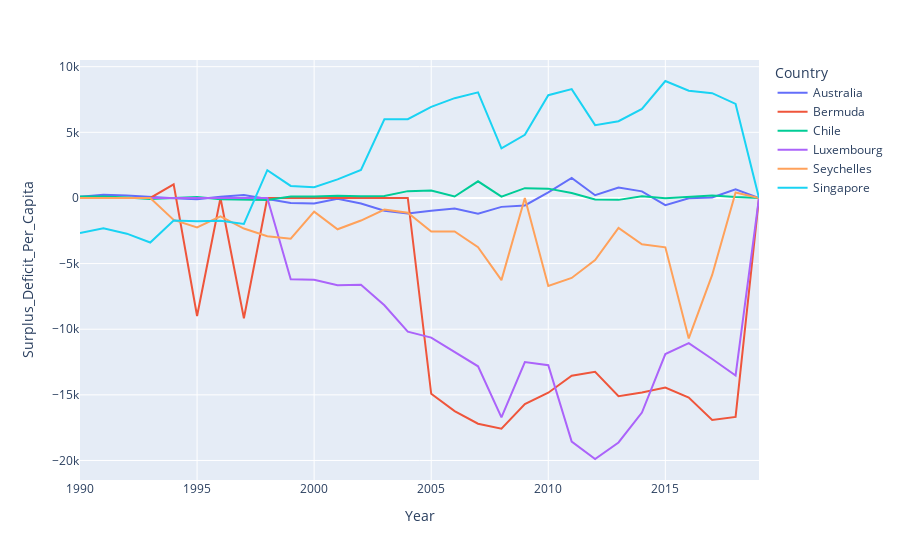

Source (notebook cell):
### Code cell
countries_interactive (
    dataset = filtered_gdp_cont_pop_trade,
    country_list = max_gdp2019_countries,
    plot_x = 'Year',
    plot_y = 'Surplus_Deficit_Per_Capita',
    color_var = 'Country'#,
    #symbol_var = 'Country',
)

### Figure 1 — Plotly figure (JSON) as saved in the notebook; plotly's stock layout.template omitted (floating-point values rounded to 4 significant figures)
{"data": [{"hovertemplate": "Country=Australia<br>Year=%{x}<br>Surplus_Deficit_Per_Capita=%{y}<extra></extra>", "legendgroup": "Australia", "line": {"color": "#636efa", "dash": "solid"}, "marker": {"symbol": "circle"}, "mode": "lines", "name": "Australia", "orientation": "v", "showlegend": true, "type": "scatter", "x": [2019, 2018, 2017, 2016, 2015, 2014, 2013, 2012, 2011, 2010, 2009, 2008, 2007, 2006, 2005, 2004, 2003, 2002, 2001, 2000, 1999, 1998, 1997, 1996, 1995, 1994, 1993, 1992, 1991, 1990], "xaxis": "x", "y": [0, 664.6, 29.41, -18.32, -547.6, 501.9, 800.8, 209.4, 1532.0, 428.2, -569.1, -680.0, -1193.0, -808.0, -973.1, -1177.0, -973.3, -429.8, -66.09, -425.3, -383.7, -105.4, 215.3, 91.76, -100.4, -28.07, 87.42, 191.5, 233.9, 91.51], "yaxis": "y"}, {"hovertemplate": "Country=Bermuda<br>Year=%{x}<br>Surplus_Deficit_Per_Capita=%{y}<extra></extra>", "legendgroup": "Bermuda", "line": {"color": "#EF553B", "dash": "solid"}, "marker": {"symbol": "circle"}, "mode": "lines", "name": "Bermuda", "orientation": "v", "showlegend": true, "type": "scatter", "x": [2019, 2018, 2017, 2016, 2015, 2014, 2013, 2012, 2011, 2010, 2009, 2008, 2007, 2006, 2005, 2004, 2003, 2002, 2001, 2000, 1999, 1998, 1997, 1996, 1995, 1994, 1993, 1992, 1991, 1990], "xaxis": "x", "y": [0, -16690.0, -16910.0, -15200.0, -14450.0, -14820.0, -15110.0, -13240.0, -13550.0, -14840.0, -15710.0, -17570.0, -17200.0, -16240.0, -14920.0, 0, 0, 0, 0, 0, 0, 0, -9163.0, 0, -8991.0, 1039.0, 0, 0, 0, 0], "yaxis": "y"}, {"hovertemplate": "Country=Chile<br>Year=%{x}<br>Surplus_Deficit_Per_Capita=%{y}<extra></extra>", "legendgroup": "Chile", "line": {"color": "#00cc96", "dash": "solid"}, "marker": {"symbol": "circle"}, "mode": "lines", "name": "Chile", "orientation": "v", "showlegend": true, "type": "scatter", "x": [2019, 2018, 2017, 2016, 2015, 2014, 2013, 2012, 2011, 2010, 2009, 2008, 2007, 2006, 2005, 2004, 2003, 2002, 2001, 2000, 1999, 1998, 1997, 1996, 1995, 1994, 1993, 1992, 1991, 1990], "xaxis": "x", "y": [3.887, 68.22, 194.2, 74.32, -19.68, 125.8, -146.7, -116.2, 382.4, 709.1, 747.1, 102.6, 1268.0, 108.0, 559.0, 518.9, 151.8, 130.0, 168.2, 103.9, 113.9, -149.6, -96.89, -96.19, 69.4, 15.5, -88.46, 33.37, 111.7, 113.0], "yaxis": "y"}, {"hovertemplate": "Country=Luxembourg<br>Year=%{x}<br>Surplus_Deficit_Per_Capita=%{y}<extra></extra>", "legendgroup": "Luxembourg", "line": {"color": "#ab63fa", "dash": "solid"}, "marker": {"symbol": "circle"}, "mode": "lines", "name": "Luxembourg", "orientation": "v", "showlegend": true, "type": "scatter", "x": [2019, 2018, 2017, 2016, 2015, 2014, 2013, 2012, 2011, 2010, 2009, 2008, 2007, 2006, 2005, 2004, 2003, 2002, 2001, 2000, 1999, 1998, 1997, 1996, 1995, 1994, 1993, 1992, 1991, 1990], "xaxis": "x", "y": [0, -13520.0, -12270.0, -11060.0, -11890.0, -16350.0, -18630.0, -19890.0, -18570.0, -12740.0, -12510.0, -16710.0, -12830.0, -11720.0, -10640.0, -10190.0, -8181.0, -6616.0, -6651.0, -6228.0, -6197.0, 0, 0, 0, 0, 0, 0, 0, 0, 0], "yaxis": "y"}, {"hovertemplate": "Country=Seychelles<br>Year=%{x}<br>Surplus_Deficit_Per_Capita=%{y}<extra></extra>", "legendgroup": "Seychelles", "line": {"color": "#FFA15A", "dash": "solid"}, "marker": {"symbol": "circle"}, "mode": "lines", "name": "Seychelles", "orientation": "v", "showlegend": true, "type": "scatter", "x": [2019, 2018, 2017, 2016, 2015, 2014, 2013, 2012, 2011, 2010, 2009, 2008, 2007, 2006, 2005, 2004, 2003, 2002, 2001, 2000, 1999, 1998, 1997, 1996, 1995, 1994, 1993, 1992, 1991, 1990], "xaxis": "x", "y": [0, 415.6, -5862.0, -10700.0, -3764.0, -3531.0, -2288.0, -4735.0, -6095.0, -6700.0, 0, -6261.0, -3753.0, -2558.0, -2560.0, -1127.0, -882.9, -1721.0, -2385.0, -1043.0, -3108.0, -2917.0, -2331.0, -1406.0, -2248.0, -1679.0, 0, 0, 0, 0], "yaxis": "y"}, {"hovertemplate": "Country=Singapore<br>Year=%{x}<br>Surplus_Deficit_Per_Capita=%{y}<extra></extra>", "legendgroup": "Singapore", "line": {"color": "#19d3f3", "dash": "solid"}, "marker": {"symbol": "circle"}, "mode": "lines", "name": "Singapore", "orientation": "v", "showlegend": true, "type": "scatter", "x": [2019, 2018, 2017, 2016, 2015, 2014, 2013, 2012, 2011, 2010, 2009, 2008, 2007, 2006, 2005, 2004, 2003, 2002, 2001, 2000, 1999, 1998, 1997, 1996, 1995, 1994, 1993, 1992, 1991, 1990], "xaxis": "x", "y": [0, 7163.0, 7979.0, 8167.0, 8909.0, 6783.0, 5846.0, 5547.0, 8293.0, 7828.0, 4805.0, 3781.0, 8044.0, 7601.0, 6944.0, 5997.0, 5992.0, 2128.0, 1411.0, 809.1, 915.6, 2117.0, -1986.0, -1740.0, -1770.0, -1711.0, -3396.0, -2722.0, -2302.0, -2680.0], "yaxis": "y"}], "layout": {"legend": {"title": {"text": "Country"}, "tracegroupgap": 0}, "margin": {"t": 60}, "xaxis": {"anchor": "y", "domain": [0, 1], "title": {"text": "Year"}}, "yaxis": {"anchor": "x", "domain": [0, 1], "title": {"text": "Surplus_Deficit_Per_Capita"}}}}
